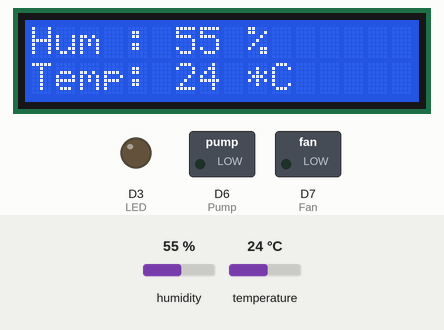
The sketch below on a simulated ESP8266 (NodeMCU). Parts: 16×2 character LCD, switched loads named in the sketch (green lamp = pin HIGH), output pins drawn as LEDs (lit = HIGH). Inputs (shaded band) come from the test bench; at power-on: humidity 55 %, temperature 24 °C. WiFi joins after 1.5 s; servers stay silent unless stated; the local clock reads 2024-03-15 10:24:30 at power-on unless the sketch sets it; the Firebase database answers and starts empty; what the sketch prints to the serial monitor is not drawn.

Above: at 3.8 s.
3.9 s: humidity set to 22 %
At 11.2 s:
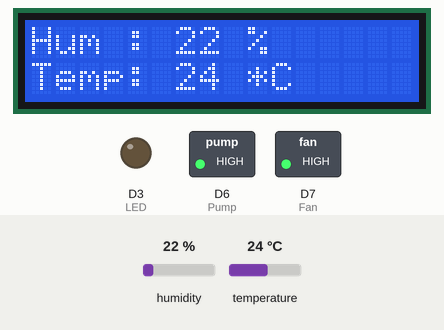
11.5 s: temperature set to 12 °C
At 17.5 s:
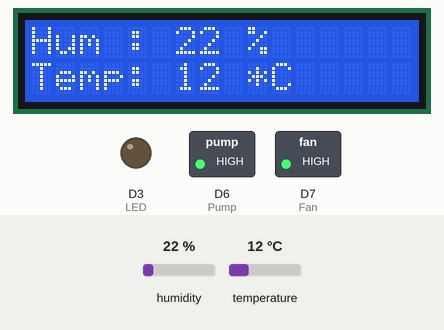
18.3 s: humidity set to 40 %
At 24.8 s:
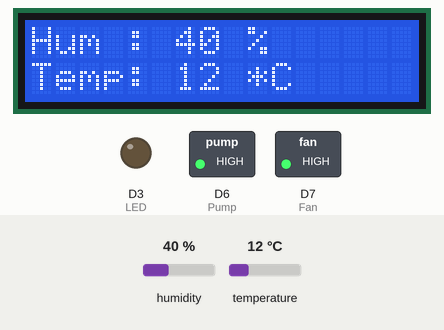
25.1 s: temperature set to 19 °C
At 31.3 s:
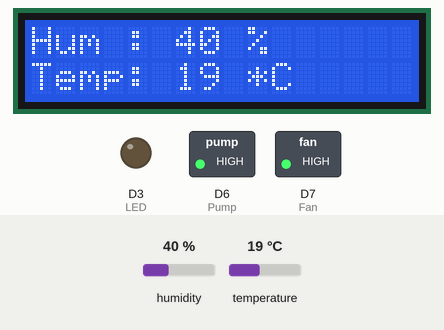
Timing chart, 0 to 32.8 s (numbered marks = the images above; inputs shaded):
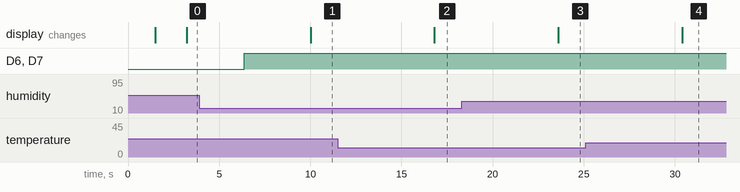

The sketch:

DemoWebFerebase.ino
```cpp
#include <ESP8266WiFi.h>
#include <FirebaseArduino.h>
#include <Wire.h>  //ถ้าจอไม่แสดงผล
#include <LiquidCrystal_I2C.h>  //ถ้าจอไม่แสดงผล
#include <DHT.h>   //อุนภูม
#include <time.h>

// Config Firebase
#define FIREBASE_HOST "smartfarmdemo-35d26.firebaseio.com"
#define FIREBASE_AUTH "03a9Gy4shjlwFdL5BhElPjNn48wAmhjFWx9uiciz"

// Config connect WiFi
#define WIFI_SSID "MyCom_Wifi"
#define WIFI_PASSWORD "123456987"


// Config Relay
#define LED D3  //LED1
#define Pump D6  //LED2
#define Fan D7  //LED3

// Config DHT
#define DHTPIN D4  //อุนภูม
#define DHTTYPE DHT11   //อุนภูม

// Config time
int timezone = 7;//

//ไลบรารี่ของเวลา
char ntp_server1[20] = "ntp.ku.ac.th";
char ntp_server2[20] = "fw.eng.ku.ac.th";
char ntp_server3[20] = "time.uni.net.th";

int dst = 0;
int Humidity;
int Temp;
int setHumid_min;
int setHumid_max;
int setTemp_min;
int setTemp_max;

LiquidCrystal_I2C lcd(0x3F, 16, 2); //ถ้าจอไม่แสดงผล ให้ลองเปลี่ยน 0x3F เป็น 0x27

DHT dht(DHTPIN, DHTTYPE);  //start ฟังชั้น อุนภูม


void setup()
  {
    //พอร์ตของมัน
    pinMode(LED, OUTPUT); // setup output
    pinMode(Pump, OUTPUT); // setup output
    pinMode(Fan, OUTPUT); // setup output

    Serial.begin(115200);

    WiFi.mode(WIFI_STA);
    // connect to wifi.
    WiFi.begin(WIFI_SSID, WIFI_PASSWORD);
    Serial.print("connecting");

    while (WiFi.status() != WL_CONNECTED)
      {
        Serial.print(".");
        delay(500);
      }

    Serial.println();
    Serial.print("connected: ");
    Serial.println(WiFi.localIP());

    configTime(timezone * 3600, dst, ntp_server1, ntp_server2, ntp_server3);
    Serial.println("Waiting for time");

    while (!time(nullptr))
      {
        Serial.print(".");
        delay(500);
      }

    Serial.println();
    Serial.println("Now: " + NowString());

    Firebase.begin(FIREBASE_HOST, FIREBASE_AUTH);
    dht.begin();
    lcd.begin();
  //  lcd.backlight(); // เปิดไฟ backlight
  }

void loop()
            {
                // รอสักสองสามวินาทีระหว่างการวัด
                //ดึงค่าจากFirebase
                setHumid_min = Firebase.getInt("set_Hu_min");
                setHumid_max = Firebase.getInt("set_Hu_max");
                setTemp_min = Firebase.getInt("set_Tem_min");
                setTemp_max = Firebase.getInt("set_Tem_max");

              delay(1000);
              Serial.print("setHumid from firebase=");
              Serial.print(setHumid_min);
              Serial.print(" \n  setTemp fromfirebase=");
              Serial.print(setTemp_min );
              Serial.print(" \n");

                 Humidity = dht.readHumidity();
                // อ่านอุณหภูมิเป็นเซลเซียส (ค่าดีฟอลต์)
                 Temp = dht.readTemperature();


                if (isnan(Humidity) || isnan(Temp))
                  {
                    Serial.println("Failed to read from DHT sensor!");  // บอกสถานะหากเกิดการผิดพลาดในการอ่านข้อมูล สาเหตุอาจเกิดได้จากสัญญาณรบกวน หรือการเชื่อมต่อที่ไม่สมบรูณ์
                    return;
                  }
                    else
                      {

                           //ตรวจสอบว่าการอ่านล้มเหลวและออกจากช่วงต้น (เพื่อลองอีกครั้ง)
                          if((Humidity>=100)||(Temp>=100))
                            {
                               Serial.println("Failed to read from DHT sensor!");  // บอกสถานะหากเกิดการผิดพลาดในการอ่านข้อมูล สาเหตุอาจเกิดได้จากสัญญาณรบกวน หรือการเชื่อมต่อที่ไม่สมบรูณ์
                                 return;
                            }
                            else
                              {

                          Serial.print(" \n Humidity: ");
                          Serial.print(Humidity);
                          Serial.print(" %\t");
                          Serial.print("Temperature:  ");
                          Serial.print(Temp);
                          Serial.println(" *C ");

                          lcd.clear();
                          lcd.setCursor(0, 0); // ไปที่ตัวอักษรที่ 0 บรรทัดที่ 0 กำหนดตำแหน่ง
                          lcd.print("Hum : ");
                          lcd.print(Humidity);
                          lcd.print(" %");
                          lcd.setCursor(0, 1); // ไปที่ตัวอักษรที่ 0 บรรทัดที่ 1 กำหนดตำแหน
                          lcd.print("Temp: ");
                          lcd.print(Temp);
                          lcd.print(" *C");

                          StaticJsonBuffer<200> jsonBuffer;
                          JsonObject& root = jsonBuffer.createObject();
                                      root["temperature"] = Temp;
                                      root["humidity"] = Humidity;
                                      root["time"] = NowString();

                          // append a new value to /logDHT
                          String name = Firebase.push("logDHT", root);
                          // handle error

                            if (Firebase.failed())
                              {
                                Serial.print("pushing /logs failed:");
                                Serial.println(Firebase.error());
                                return;
                              }

                          //  Serial.print("pushed: /logDHT/");
                          //  Serial.println(name);

                          delay(3000);
                    Status_DHT(); //เงือนไขการทำงานของอุปกรณ์
                      }
                   }
            }

  void Status_DHT()
      {
                //ถ้าต่อRelayสถานะมันจะตรงกันข้ามเช่น LOW = เปิด , HIGH = ปิด
                //การตั้งค่าอุณหภูมิและความชื้น
                //อุณหภูมิมากกว่าที่กำหนดให้พัดลมทำงาน
//                if (Temp >= setTemp_max)
// setHumid_min;
// setHumid_max;
// setTemp_min;
// setTemp_max;
                if (Temp >= setTemp_max)
                  {
                    led_Open();
                      delay(2000);              // wait for a second
                  }

                  else if(Humidity <= setHumid_min) //ความชื้นน้อยกว่าที่กำหนดปั๊มน้ำทำงาน
                    {
                      Pump_Open();
                        delay(2000);              // wait for a second
                    }

                  else if((Humidity >= setHumid_max) || (Temp <= setTemp_min))//ความชื้นสูงอุณหภูมิต่ำหลอดไฟทำงาน
                    {
                      Fan_Open();
                      delay(2000);              // wait for a second
                    }
                    else
                      {                        //พัดลมระบายอากาศทำงาน
                        Close_All_();
                      }
     }

void Close_All_(){
      digitalWrite(LED, HIGH); // Pin D0 is LOW หลอดไฟ
      digitalWrite(Pump, HIGH); // Pin D1 is HIGH ปั๊มน้ำ
      digitalWrite(Fan, HIGH); // Pin D1 is HIGH พัดลม
}

void led_Open(){
    digitalWrite(LED, LOW); // Pin D0 is LOW หลอดไฟ
    digitalWrite(Pump, HIGH); // Pin D1 is HIGH ปั๊มน้ำ
    digitalWrite(Fan, HIGH); // Pin D1 is HIGH พัดลม
}

void Pump_Open(){
    digitalWrite(LED, HIGH); // Pin D0 is LOW หลอดไฟ
    digitalWrite(Pump, LOW); // Pin D1 is HIGH ปั๊มน้ำ
    digitalWrite(Fan, HIGH); // Pin D1 is HIGH พัดลม
}

void Fan_Open(){
    digitalWrite(LED, HIGH); // Pin D0 is LOW หลอดไฟ
    digitalWrite(Pump, HIGH); // Pin D1 is HIGH ปั๊มน้ำ
    digitalWrite(Fan, LOW); // Pin D1 is HIGH พัดลม
}

String NowString()
  {
    time_t now = time(nullptr);
    struct tm* newtime = localtime(&now);

    String tmpNow = "";
    tmpNow += String(newtime->tm_year + 1900);
    tmpNow += "-";
    tmpNow += String(newtime->tm_mon + 1);
    tmpNow += "-";
    tmpNow += String(newtime->tm_mday);
    tmpNow += " ";
    tmpNow += String(newtime->tm_hour);
    tmpNow += ":";
    tmpNow += String(newtime->tm_min);
    tmpNow += ":";
    tmpNow += String(newtime->tm_sec);
    return tmpNow;
  }


//void Pumpservice(){
//int setHumid=Firebase.getInt("sethumid");
//int setTemp=FireBase.getInt("settemp");
//whlile((setHumid>=Humidity)||(setTemp>=temp)){
//if((setHumid>=Humidity)||(setTemp>=temp)){
//  digitalWrite(Pump,HIGH);
//  delay(300);
//}
//}
//}
```

Measured:
- after the input at 3.9 s, the display: changes after 6.1 s (image 1)
- after the input at 11.5 s, the display: changes after 5.3 s (image 2)
- after the input at 18.3 s, the display: changes after 5.3 s (image 3)
- after the input at 25.1 s, the display: changes after 5.3 s (image 4)
